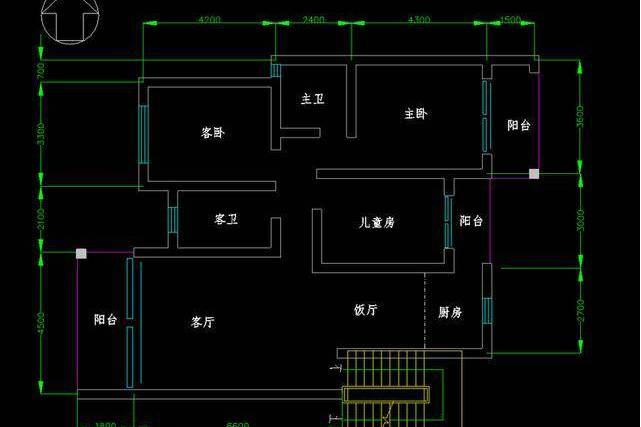
#> input picture test_commercial/cad_dark_chinese_4.jpg, 641 x 427 px; its folder holds only this picture in this run
$ python -i analyze_cad_colors.py   (imports and definitions only)
#> lines starting #> are read from the running program, lines starting #| are printed output that depends on the picture; after the words box and inside, x2 and y2 are one past the last pixel; in counts of white or black regions, pixels touching at a corner belong together
"""
分析黑底CAD图中各颜色的分布，找出标注线的颜色特征
"""
import cv2
import numpy as np
from pathlib import Path

BASE_DIR = Path(__file__).parent
OUTPUT_DIR = BASE_DIR / "output_paper" / "visualizations"
RESULT_DIR = BASE_DIR / "output_cad_test"
# [1 line not run here, left out]

def analyze_colors(img_path):
#> called with img_path = 'test_commercial/cad_dark_chinese_4.jpg'
    img_bgr = cv2.imread(str(img_path))
#> img_bgr is the input picture: shape (427, 641, 3); mean B, G, R 8, 9.2, 7.6
    img_hsv = cv2.cvtColor(img_bgr, cv2.COLOR_BGR2HSV)
#> img_hsv: shape (427, 641, 3); mean H, S, V 22.5, 54.5, 10.2

    # 忽略纯黑背景
    non_black = np.any(img_bgr > 20, axis=2)
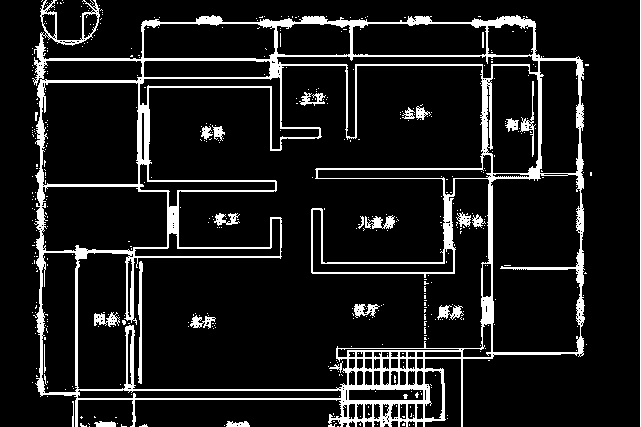
#> non_black: shape (427, 641) bool; 10.6% white; 460 white regions (434 under 20 px), largest, box (x1, y1, x2, y2) and area: (32, 0, 585, 427) 24697, (640, 0, 641, 427) 427, (138, 261, 143, 384) 379

    h, w = img_bgr.shape[:2]
#> h = 427; w = 641
#> (the run stopped early here; a loop or call above may not have finished)

$ run again, on test_commercial/cad_dark_residential_1.jpg
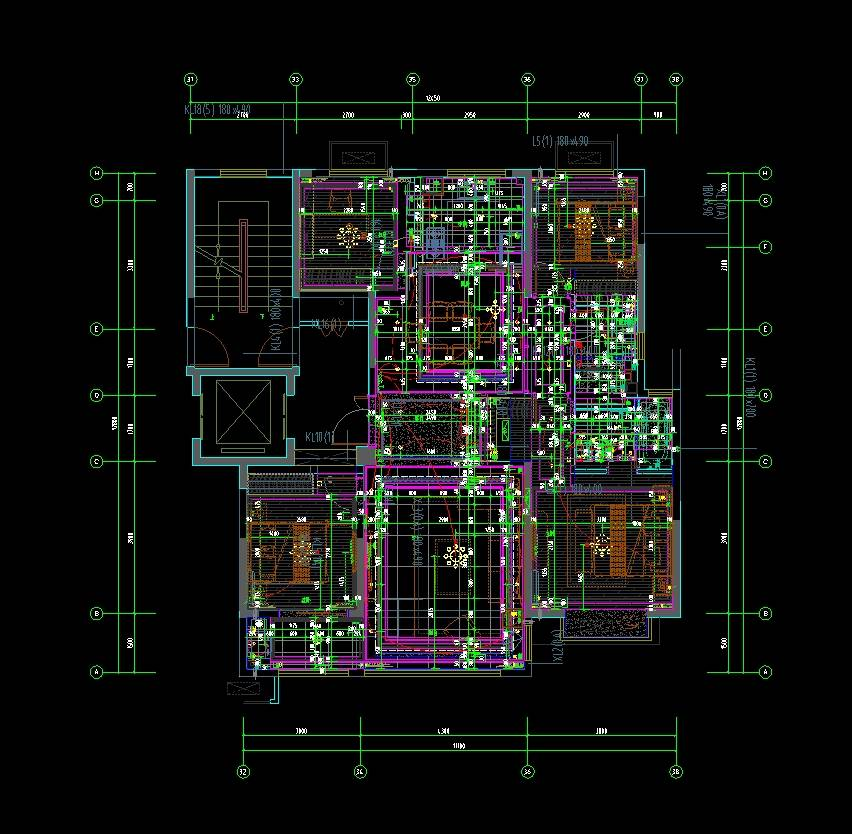
#> input picture test_commercial/cad_dark_residential_1.jpg, 852 x 834 px
#> in analyze_colors, img_bgr is the input picture: shape (834, 852, 3); mean B, G, R 18.7, 21, 19.5
#> img_hsv: shape (834, 852, 3); mean H, S, V 35.7, 88.1, 25.1
#> in analyze_colors, `non_black = np.any(img_bgr > 20, axis=2)`:
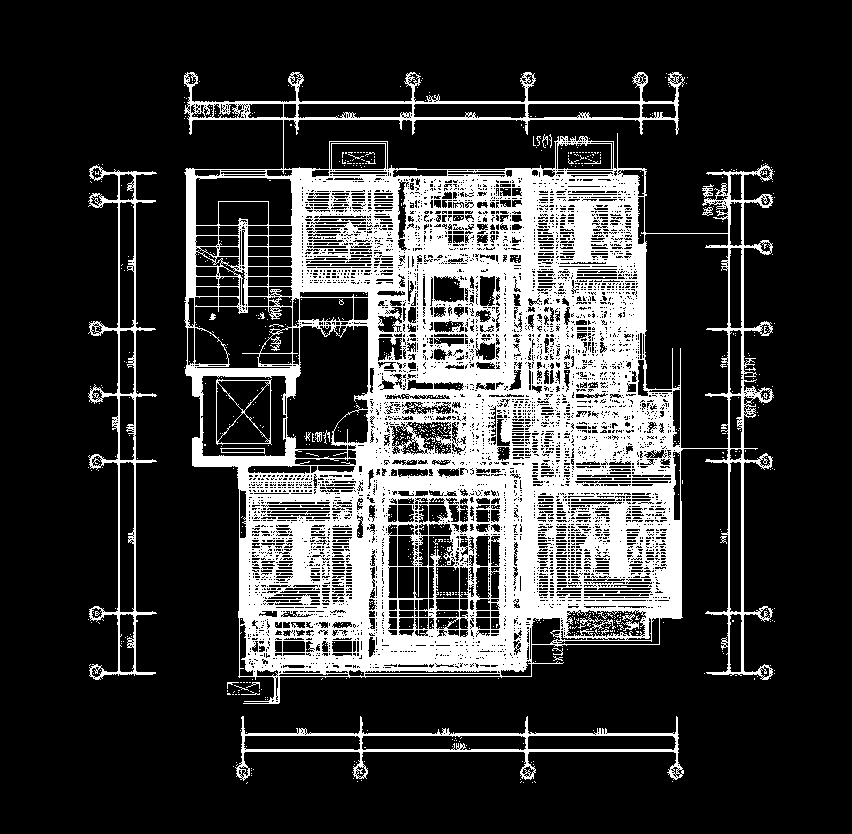
#> non_black: shape (834, 852) bool; 21.7% white; 830 white regions (808 under 20 px), largest, box (x1, y1, x2, y2) and area: (184, 72, 774, 704) 143565, (88, 165, 157, 680) 4214, (235, 716, 684, 781) 3652
